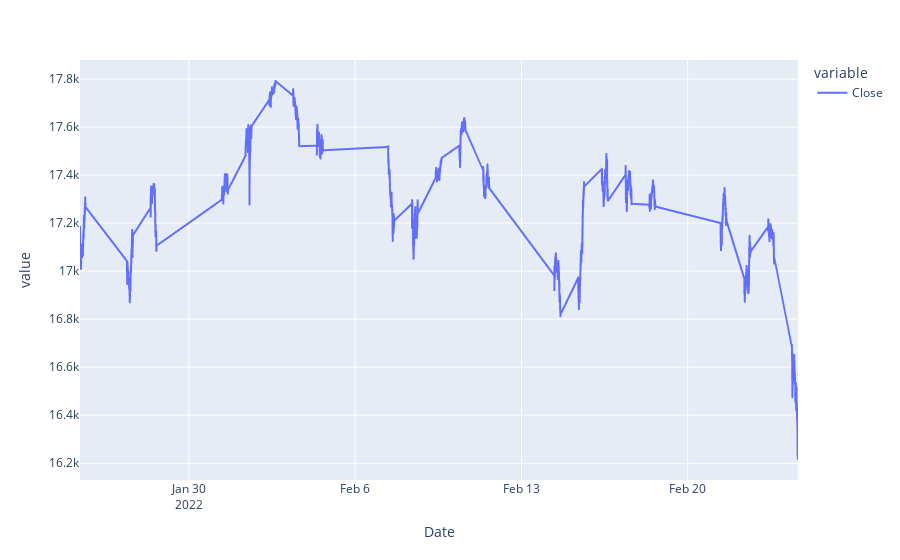
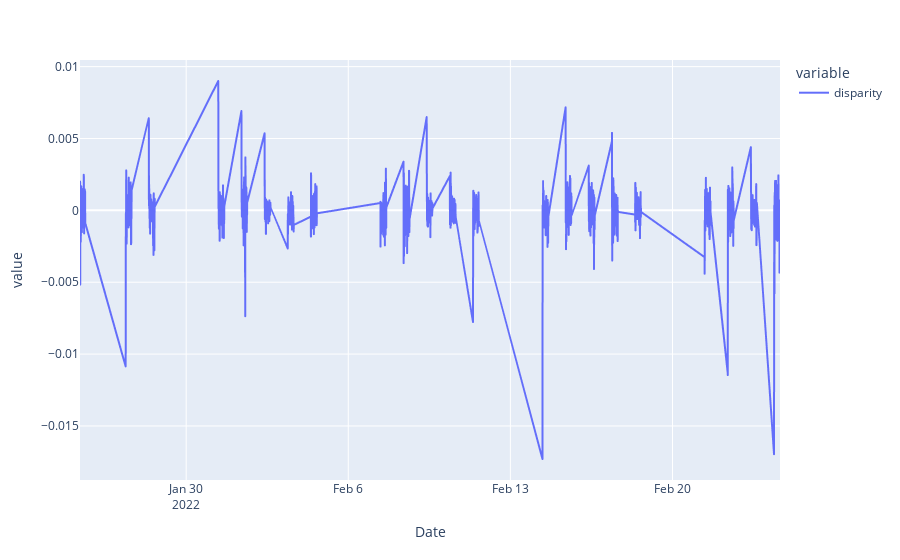

Notebook cell for these charts, in order:
### Code cell
pxline(df.Close)
pxline(df.disparity)

### Figure 1 — Plotly figure (JSON) as saved in the notebook; plotly's stock layout.template omitted (floating-point values rounded to 4 significant figures; data arrays with more than 128 entries replaced by an {"elided": "..."} marker saying what was removed)
{"data": [{"hovertemplate": "variable=Close<br>Date=%{x}<br>value=%{y}<extra></extra>", "legendgroup": "Close", "line": {"color": "#636efa", "dash": "solid"}, "marker": {"symbol": "circle"}, "mode": "lines", "name": "Close", "showlegend": true, "type": "scattergl", "x": {"elided": "2736 str values"}, "xaxis": "x", "y": {"elided": "2736 float values"}, "yaxis": "y"}], "layout": {"autosize": true, "legend": {"title": {"text": "variable"}, "tracegroupgap": 0}, "margin": {"t": 60}, "xaxis": {"anchor": "y", "autorange": true, "domain": [0, 1], "range": ["2022-01-25 09:57", "2022-02-24 15:27"], "title": {"text": "Date"}, "type": "date"}, "yaxis": {"anchor": "x", "autorange": true, "domain": [0, 1], "range": [16130.0, 17880.0], "title": {"text": "value"}, "type": "linear"}}}

### Figure 2 — Plotly figure (JSON) as saved in the notebook; plotly's stock layout.template omitted (floating-point values rounded to 4 significant figures; data arrays with more than 128 entries replaced by an {"elided": "..."} marker saying what was removed)
{"data": [{"hovertemplate": "variable=disparity<br>Date=%{x}<br>value=%{y}<extra></extra>", "legendgroup": "disparity", "line": {"color": "#636efa", "dash": "solid"}, "marker": {"symbol": "circle"}, "mode": "lines", "name": "disparity", "showlegend": true, "type": "scattergl", "x": {"elided": "2736 str values"}, "xaxis": "x", "y": {"elided": "2736 float values"}, "yaxis": "y"}], "layout": {"autosize": true, "legend": {"title": {"text": "variable"}, "tracegroupgap": 0}, "margin": {"t": 60}, "xaxis": {"anchor": "y", "autorange": true, "domain": [0, 1], "range": ["2022-01-25 09:57", "2022-02-24 15:27"], "title": {"text": "Date"}, "type": "date"}, "yaxis": {"anchor": "x", "autorange": true, "domain": [0, 1], "range": [-0.01876, 0.01046], "title": {"text": "value"}, "type": "linear"}}}
